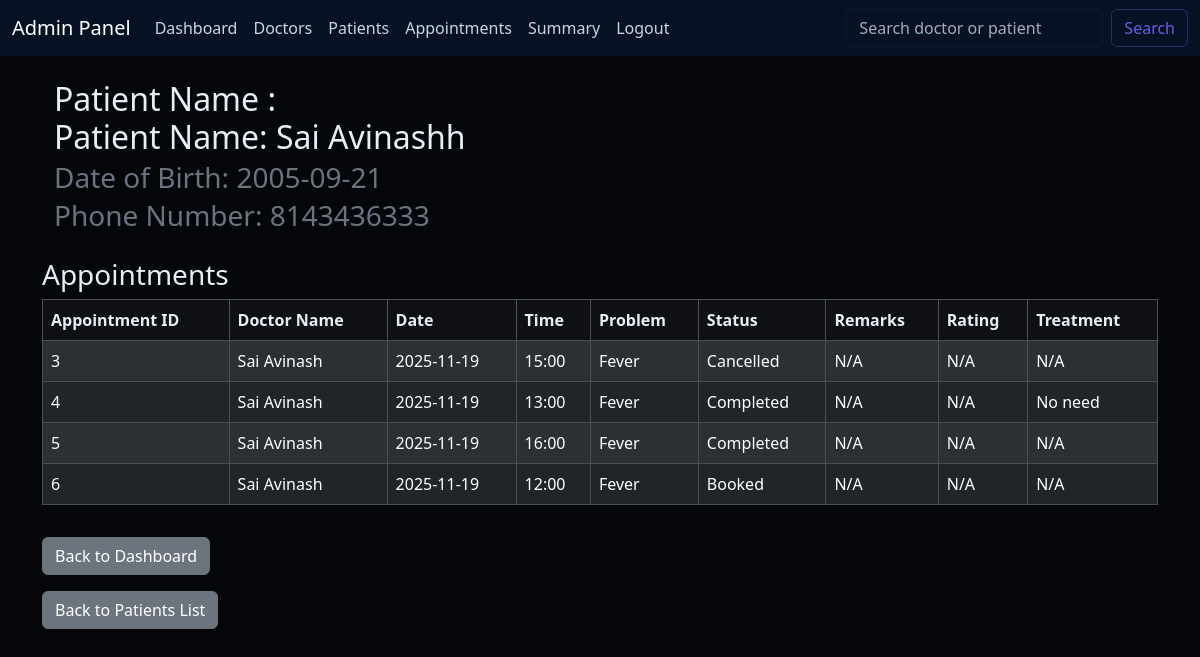
Page /admin/patient/1 (signed in) on the earlier database version.
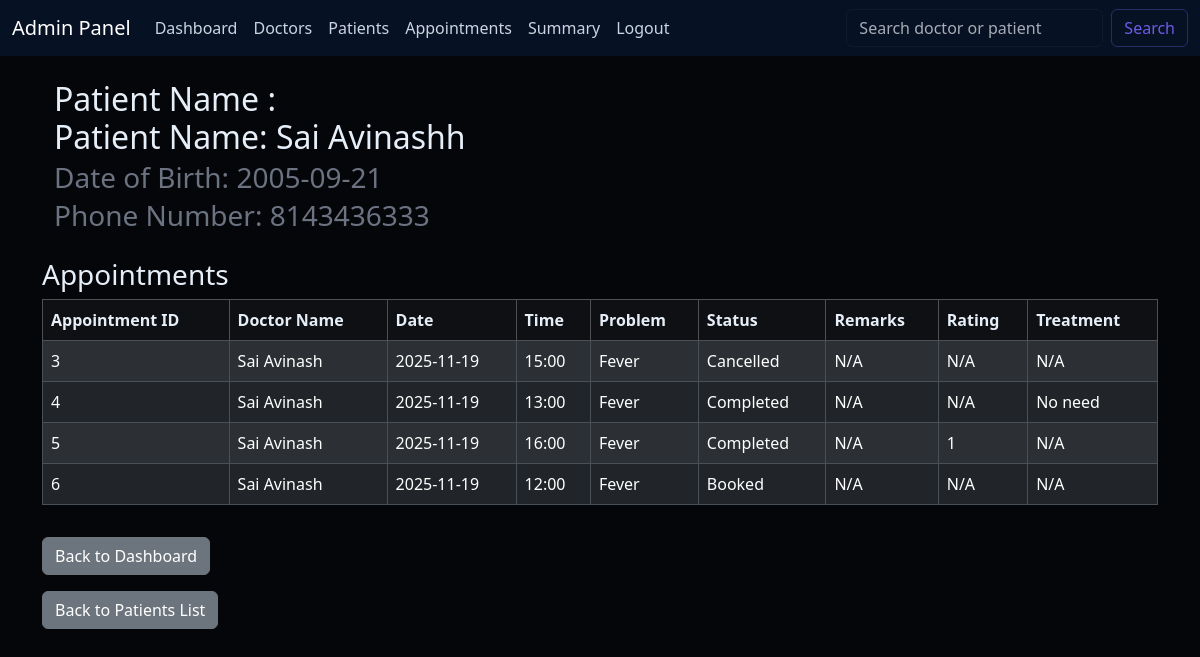
Same page on the later database version.
### models.py (models this page shows)
class Appointment(db.Model):
    id = db.Column(db.Integer, primary_key=True)
    doctor_id = db.Column(db.Integer, db.ForeignKey('doctor.id'), nullable=False)
    patient_id = db.Column(db.Integer, db.ForeignKey('patient.id'), nullable=False)
    date = db.Column(db.Date, nullable=False)
    time = db.Column(db.Time, nullable=False)
    problem = db.Column(db.String(300), nullable=True)
    status = db.Column(db.Enum(AppointmentStatus), default=AppointmentStatus.BOOKED, nullable=False)
    remarks = db.Column(db.Text, nullable=True)
    rating = db.Column(db.Integer, nullable=True)
    treatment = db.relationship('Treatment', backref='appointment', uselist=False)

class User(UserMixin, db.Model):
    id = db.Column(db.Integer, primary_key=True)
    username = db.Column(db.String(50), unique=True, nullable=False)
    name = db.Column(db.String(50), nullable=False)
    email = db.Column(db.String(50), unique=True, nullable=False)
    password = db.Column(db.String(200), nullable=False)  # hashed passwords are long
    role = db.Column(db.String(20), nullable=False)  # Admin / Doctor / Patient
    doctor_profile = db.relationship('Doctor', backref='user', uselist=False)
    patient_profile = db.relationship('Patient', backref='user', uselist=False)

class Treatment(db.Model):
    id = db.Column(db.Integer, primary_key=True)
    appointment_id = db.Column(db.Integer, db.ForeignKey('appointment.id'), nullable=False)
    disease = db.Column(db.Text, nullable=False)
    diagnosis = db.Column(db.Text, nullable=True)
    prescription = db.Column(db.Text, nullable=True)
    notes = db.Column(db.Text, nullable=True)

### routes/admin.py (the view)
@admin_bp.route('/patient/<int:patient_id>')
@login_required
def view_patient_detail(patient_id):
    if current_user.role != "Admin" :
        flash('Access Denied', 'danger')
        return redirect(url_for('login'))
    from models import Patient, Appointment
    patient = Patient.query.get_or_404(patient_id)
    appointments_list = Appointment.query.filter_by(patient_id=patient.id).all()
    return render_template('admin/view_patient.html',appointment=appointments_list, patient=patient)

### app.py (called while the page is built)
@login_manager.user_loader
def load_user(user_id):
    return User.query.get(int(user_id))

### templates/admin/view_patient.html (shortened to what this page needs)
{% extends "admin/base.html" %}
{% block content %}
<div class="container mt-4">
    <h2 class="mb-4">
        Patient Name : {{ patient.name }} <br>
        Patient Name: {{ patient.user.name }} <br>
        <small class="text-muted">
            Date of Birth: {{ patient.dob.strftime('%Y-%m-%d') }} <br>
            Phone Number: {{ patient.phone_number }}
        </small>
    </h2>
</div>
<h3 class="mt-4">Appointments</h3>
<table class="table table-bordered table-striped">
    <thead class="table-dark">
        <tr>
            <th>Appointment ID</th>
            <th>Doctor Name</th>
            <th>Date</th>
            <th>Time</th>
            <th>Problem</th>
            <th>Status</th>
            <th>Remarks</th>
            <th>Rating</th>
            <th>Treatment</th>
        </tr>
    </thead>
    <tbody>
        {% for appt in appointment %}
        <tr>
            <td>{{ appt.id }}</td>
            <td>{{ appt.doctor.user.name }}</td>
            <td>{{ appt.date.strftime('%Y-%m-%d') }}</td>
            <td>{{ appt.time.strftime('%H:%M') }}</td>
            <td>{{ appt.problem or 'N/A'  }}</td>
            <td>{{ appt.status.value }}</td>
            <td>{{ appt.remarks or 'N/A' }}</td>
            <td>{{ appt.rating if appt.rating else 'N/A' }} </td>
            <td>{{ appt.treatment.disease if appt.treatment else 'N/A' }}</td>
        </tr>
        {% else %}
        <tr>
            <td colspan="9" class="text-center">No appointments found for this patient.</td>
        </tr>
        {% endfor %}
    </tbody>
</table>
<a href="{{ url_for('admin.dashboard') }}" class="btn btn-secondary mt-3">Back to Dashboard</a>
<br>
<a href="{{ url_for('admin.view_patients') }}" class="btn btn-secondary mt-3">Back to Patients List</a>
{% endblock %}

Differences in the rows shown:
changed Appointment id 5: rating "N/A" → "1"
